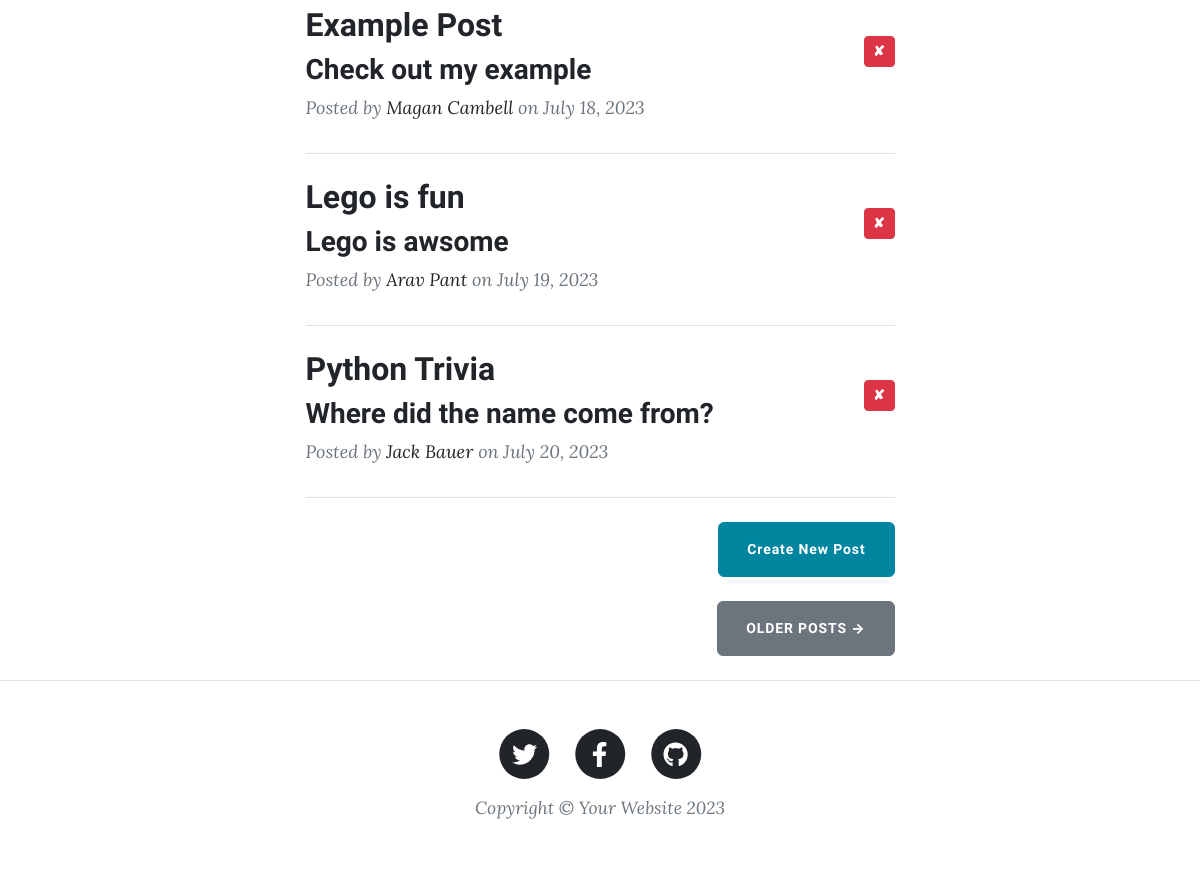
The app's page / (lower part), older data.
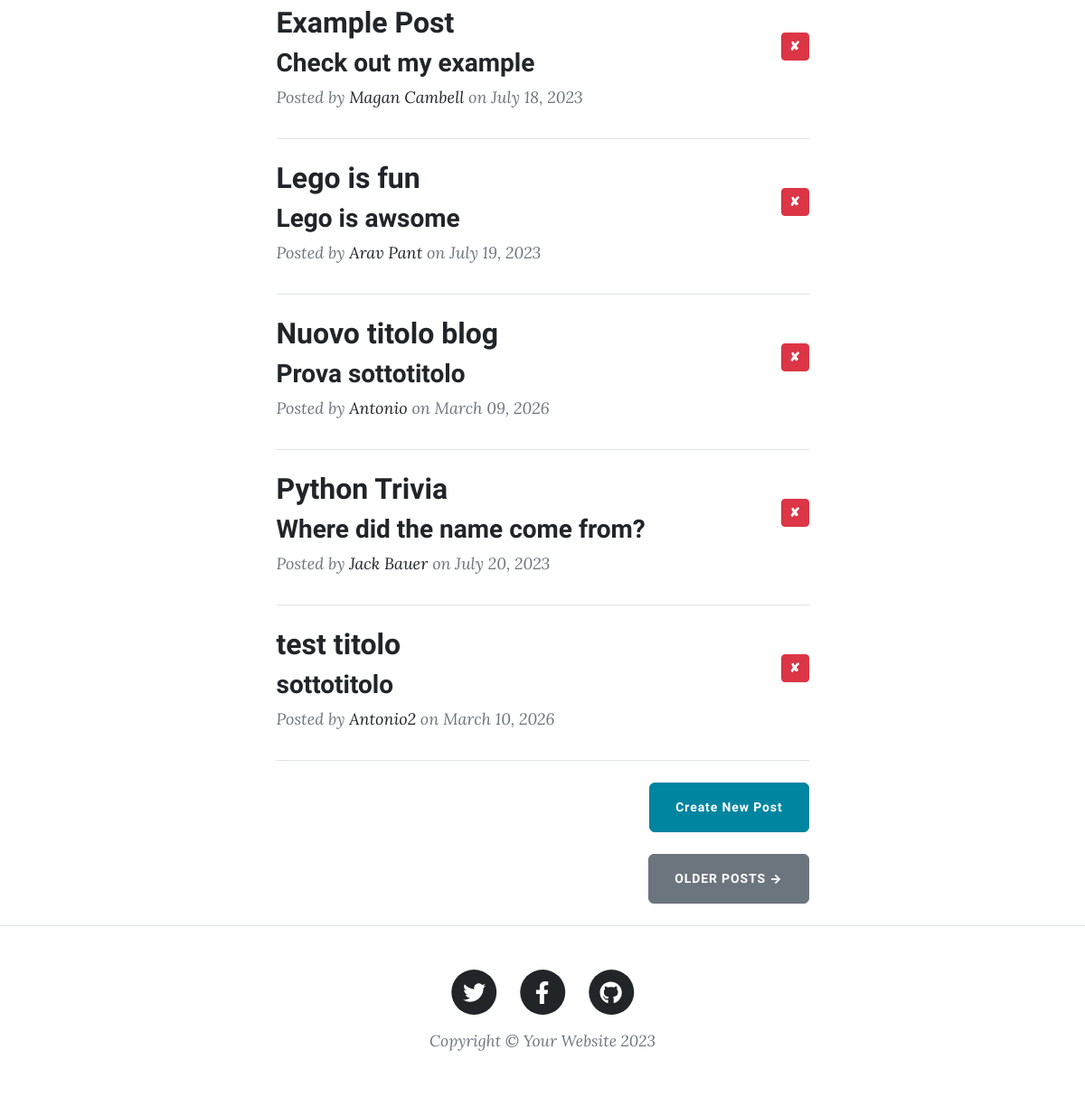
The same page, newer data.
### main.py (models this page shows)
class BlogPost(db.Model):
    id: Mapped[int] = mapped_column(Integer, primary_key=True)
    title: Mapped[str] = mapped_column(String(250), unique=True, nullable=False)
    subtitle: Mapped[str] = mapped_column(String(250), nullable=False)
    date: Mapped[str] = mapped_column(String(250), nullable=False)
    body: Mapped[str] = mapped_column(Text, nullable=False)
    author: Mapped[str] = mapped_column(String(250), nullable=False)
    img_url: Mapped[str] = mapped_column(String(250), nullable=False)

### main.py (the view)
@app.route('/')
def get_all_posts():
    result = db.session.execute(db.select(BlogPost).order_by(BlogPost.title))
    all_posts = result.scalars().all()
    return render_template("index.html", all_posts=all_posts)

### templates/index.html (shortened to what this page needs)
{% include "header.html" %}
<div class="container px-4 px-lg-5">
  <div class="row gx-4 gx-lg-5 justify-content-center">
    <div class="col-md-10 col-lg-8 col-xl-7">
      {% for post in all_posts %}
      <div class="post-preview">
        <a href="{{ url_for('show_post', post_id=post.id) }}">
          <div class="d-flex justify-content-between align-items-center">
            <div class="flex-grow-1">
              <h2 class="post-title">{{ post.title }}</h2>
              <h3 class="post-subtitle">{{ post.subtitle }}</h3>
            </div>
            <div>
              <a href="{{ url_for('delete_post', post_id=post.id) }}" class="btn btn-danger btn-sm">✘</a>
            </div>
          </div>
        </a>
        <p class="post-meta">
          Posted by
          <a href="#">{{post.author}}</a>
          on {{post.date}}
        </p>
      </div>
      <hr class="my-4" />
      {% endfor %}
      <div class="d-flex justify-content-end mb-4">
        <a
          class="btn btn-primary float-right"
          href="{{ url_for('add_new_post') }}">Create New Post</a>
      </div>
      <div class="d-flex justify-content-end mb-4">
        <a class="btn btn-secondary text-uppercase" href="#!">Older Posts →</a>
      </div>
    </div>
  </div>
</div>
{% include "footer.html" %}

Row changes from the older to the newer data that the page shows:
added BlogPost: title "Nuovo titolo blog", subtitle "Prova sottotitolo", author "Antonio", date "March 09, 2026"
added BlogPost: title "test titolo", subtitle "sottotitolo", author "Antonio2", date "March 10, 2026"
